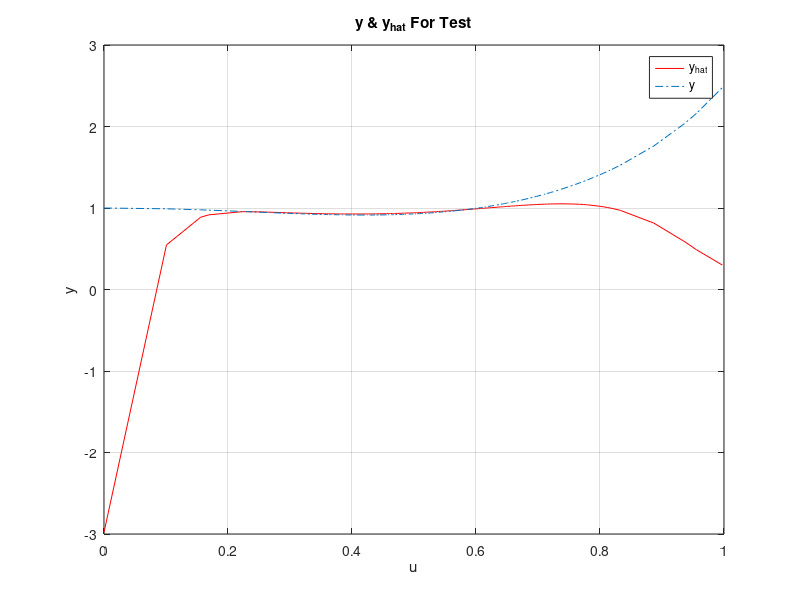
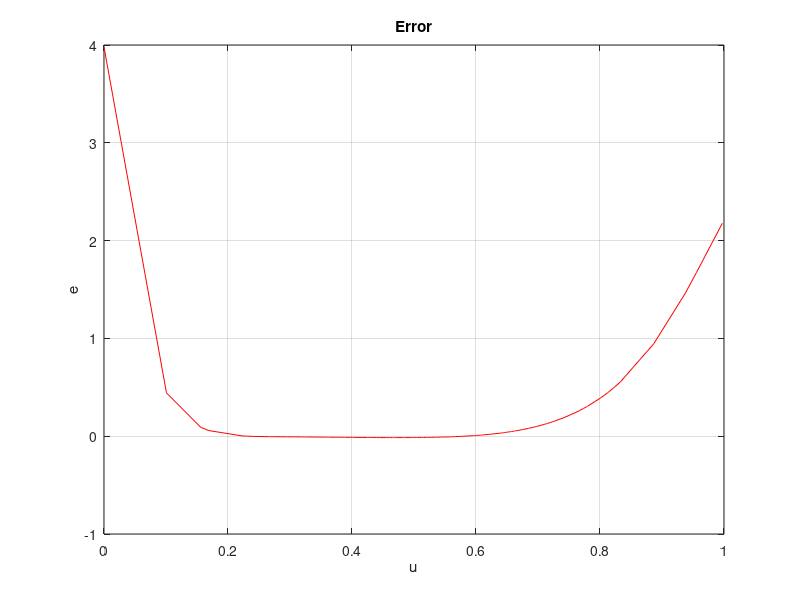

Reproduce these figures in MATLAB, in order. (Note: this script raises an error after producing the figures.)
clc;clear all;close all;warning off;

W = 1 ;
n = 10 ;
Q = 100 ;
N = 1000 ;
Noise_Eff = 1 ;
Normalize = 1 ;
Noise_Var = 0.0001 ;

%% ------------------------ Generating Input ------------------------------
u = normrnd( 0.5 , 0.5/3 , N , 1 ) ;
u = ( u - min(u) ) / ( max(u) - min(u) ) ;

%% ------------------------ Gnerating Noise -------------------------------
Noise =  normrnd( 0 , Noise_Var , N , 1 ) ;

%% --------------------------- Least Square -------------------------------

u_Test = zeros( floor( length( u ) / Q ) * ( Q - ceil( 0.75 * Q ) ) , 1 ) ;
Noise_Test = zeros( floor( length( u ) / Q ) * ( Q - ceil( 0.75 * Q ) ) , 1 ) ;
theta = zeros( n , floor( length( u ) / Q ) ) ;
X = zeros( ceil( 0.75 * Q ) , n ) ;
X_normalize_term = zeros( n , 1 ) ;
Var_Noise_estim = zeros( 1 , floor( length( u ) / Q ) ) ;

for i = 1 : floor( length( u ) / Q )
    Start_TR = ( i - 1 ) * Q + 1 ;
    End_TR = Start_TR + ceil( 0.75 * Q ) - 1 ;
    Start_TE = End_TR + 1 ;
    End_TE = i * Q ;
    
    u_Train = u( Start_TR : End_TR , 1 )  ;
    
    y_Train = 1 - u_Train.^2 + 3*u_Train.^4 - 1.5*u_Train.^7 + u_Train.^9 + ...
        Noise_Eff * Noise( Start_TR : End_TR , 1 ) .* ...
        [ ones( 20 , 1 ) * 10 ; ones( length( u_Train ) - 20 , 1 ) ] ;
    
    W = diag( [ ones( 20 , 1 ) * 0.5 ; ones( length( u_Train ) - 20 , 1 ) ] ) ;
    
    u_Test( ( i - 1 ) * ( Q - ceil( 0.75 * Q ) ) + 1 : i * ( Q - ceil( 0.75 * Q ) ) , : ) = ...
        u( Start_TE : End_TE , 1 ) ;
    
    Noise_Test( ( i - 1 ) * ( Q - ceil( 0.75 * Q ) ) + 1 : i * ( Q - ceil( 0.75 * Q ) ) , : ) = ...
        Noise( Start_TE : End_TE , 1 ) ;
    
    for j = 0 : n - 1
        X_normalize_term( j + 1 , 1 ) = 1 * ( ~Normalize ) + norm( u_Train.^j ) * Normalize ;
        X( : , j + 1 ) = u_Train.^j / X_normalize_term( j + 1 , 1 );        
    end

    theta( : , i ) = ( ( X' * W * X  )^-1 * X' * W * y_Train ) ./ X_normalize_term ;
    
%     e_Train = X * theta( : , i ) - y_Train ;
%     
%     Var_Noise_estim( 1 , i ) = ( e_Train' * W * e_Train ) / ( 0.75 * Q - n ) ;
end

u_Test = sort( u_Test ) ;
y_Test = 1 - u_Test.^2 + 3*u_Test.^4 - 1.5*u_Test.^7 + u_Test.^9 + Noise_Eff * Noise_Test  ;

Theta = mean( theta , 2 ) ;

X_Test = zeros( floor( length( u ) / Q ) * ( Q - ceil( 0.75 * Q ) ) , n ) ;
for j = 0 : n - 1
    X_Test( : , j + 1 ) = u_Test.^j ;
end

y_hat_Test = X_Test * Theta ;

e = y_Test - y_hat_Test ;

J = 1/2 * ( ( e' * e ) ) ;

%% ----------------------- ErrorBars Computation --------------------------

% varN_es = mean( Var_Noise_estim ) ;

% cov_Theta = varN_es * ( X_Test' * W * X_Test + alpha * eye( size( X_Test' * W * X_Test ) ) )^-1 ...
%     * X_Test' * W * W * X_Test * ( X_Test' * W * X_Test + alpha * eye( size( X_Test' * W * X_Test ) ) )^-1 ;

cov_Theta = cov(theta');
cov_y = X_Test * cov_Theta * X_Test' ;

max_bar = y_hat_Test + sqrt( ( diag( cov_y ) ) ) ;
min_bar = y_hat_Test - sqrt( ( diag( cov_y ) ) ) ;


%% -------------------------Table Of Results------------------------------

fprintf('\n  Least Square Results :\n\n')
fprintf('    Parameter       Real Value   Estimated Value\n'  )
fprintf('      Theta0         % 1.4f        % 1.4f\n',Theta(1) , 1 )
fprintf('      Theta1         % 1.4f        % 1.4f\n',Theta(2) , 0 )
fprintf('      Theta2         % 1.4f        % 1.4f\n',Theta(3) , -1 )
fprintf('      Theta3         % 1.4f        % 1.4f\n',Theta(4) , 0 )
fprintf('      Theta4         % 1.4f        % 1.4f\n',Theta(5) , 3 )
fprintf('      Theta5         % 1.4f        % 1.4f\n',Theta(6) , 0 )
fprintf('      Theta6         % 1.4f        % 1.4f\n',Theta(7) , 0 )
fprintf('      Theta7         % 1.4f        % 1.4f\n',Theta(8) , -1.5 )
fprintf('      Theta8         % 1.4f        % 1.4f\n',Theta(9) , 0 )
fprintf('      Theta9         % 1.4f        % 1.4f\n',Theta(10), 1 )
fprintf('\n\n     Parameter           Value\n'  )
fprintf('        J            % 1.8f  \n'  ,    J     )


%% -------------------------Ploting Results-------------------------------
% hist_sec = -0.4:0.05:1.4;
% hist(u,hist_sec) ;
% title('Input Histogram') ;
% ylabel('Count Of Elements') ;
% xlabel('Elements Value') ;
% 
% figure
% plot(u)
% title('Input') ;
% xlabel('Number Of Element') ;
% ylabel('Elements Value') ;
% 
% figure
% plot(Noise)
% title('Noise') ;
% xlabel('Number Of Element') ;
% ylabel('Elements Value') ;

figure
plot( u_Test , y_hat_Test , 'r' )
hold on
plot( u_Test , y_Test , '-.' )
grid on
xlabel( 'u' )
ylabel( 'y' )
title( 'y & y_h_a_t For Test' )
legend( 'y_h_a_t' , 'y' ) ;

figure
plot( u_Test , e , 'r' )
grid on
xlabel( 'u' )
ylabel( 'e' )
title( 'Error' )

figure
crosscorr( e , e )
title( 'Cross Correlation Of Error' )


figure
plot( u_Test , y_hat_Test , 'k' )
hold on
plot( u_Test , y_Test , ' y ' )
hold on
plot( u_Test , max_bar , 'g--' )
plot( u_Test, min_bar , 'r--' )
grid on
xlabel( 'u' )
ylabel( 'y' )
title( 'Errorbars' )